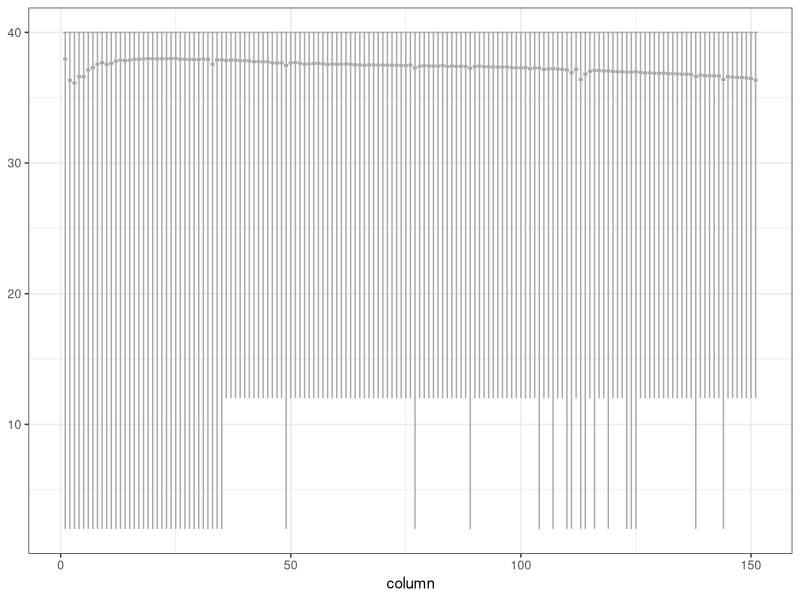
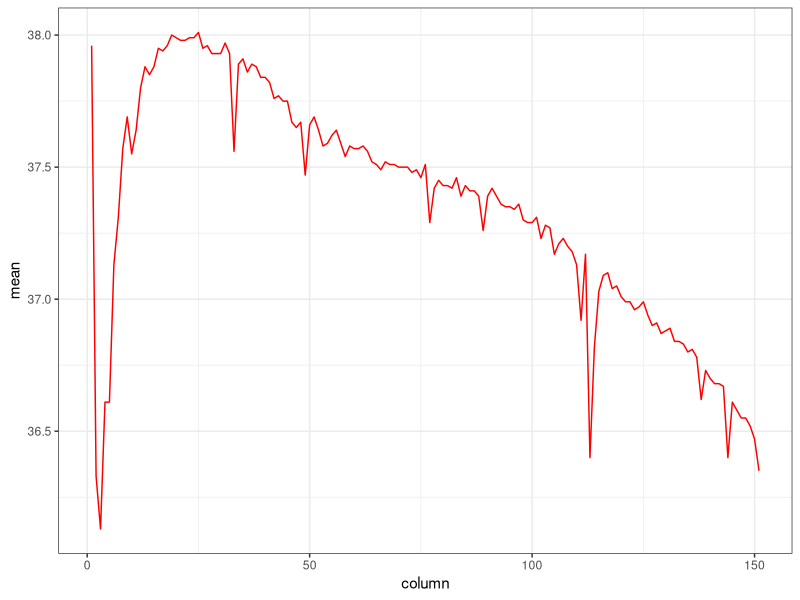

Generate these figures, in order, with R:
## ---- chunk 1
Sys.time()

library(tidyverse)
## ---- chunk 2
Sys.time()

qual <- read.delim("quality/fastx_F-50179071-003S_r1_stats.csv", header = TRUE)

ggplot(qual, aes(x = column, group = column)) +
  theme_bw() +
  geom_boxplot(stat = "identity", color="darkgrey", fill="lightgrey", alpha=0.2, 
    aes(lower = Q1, 
        upper = Q3,
        middle = mean,
        ymin = min,
        ymax = max)) 

ggplot(qual, aes(x = column, y = mean)) +
  theme_bw() +
  geom_line(color = "red")


